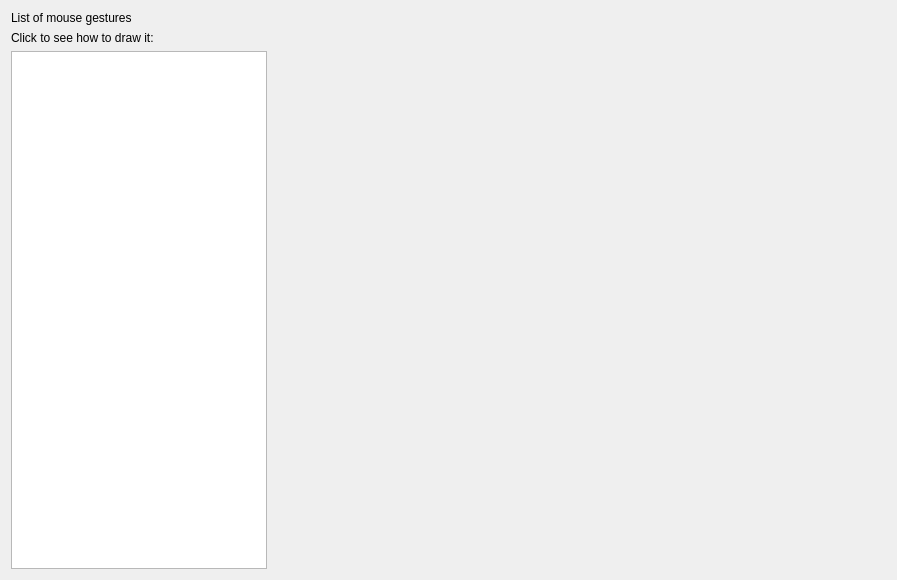
<?xml version="1.0" encoding="UTF-8"?>
<ui version="4.0">
 <class>GesturesWidget</class>
 <widget class="QWidget" name="GesturesWidget">
  <property name="geometry">
   <rect>
    <x>0</x>
    <y>0</y>
    <width>897</width>
    <height>580</height>
   </rect>
  </property>
  <property name="sizePolicy">
   <sizepolicy hsizetype="Expanding" vsizetype="Expanding">
    <horstretch>0</horstretch>
    <verstretch>0</verstretch>
   </sizepolicy>
  </property>
  <property name="windowTitle">
   <string>Form</string>
  </property>
  <layout class="QGridLayout" name="gridLayout">
   <item row="3" column="0">
    <layout class="QHBoxLayout" name="horizontalLayout_4" stretch="0,1">
     <item>
      <layout class="QVBoxLayout" name="verticalLayout_3" stretch="0,0,0">
       <item>
        <widget class="QLabel" name="label">
         <property name="sizePolicy">
          <sizepolicy hsizetype="Fixed" vsizetype="Preferred">
           <horstretch>0</horstretch>
           <verstretch>0</verstretch>
          </sizepolicy>
         </property>
         <property name="text">
          <string>List of mouse gestures</string>
         </property>
        </widget>
       </item>
       <item>
        <widget class="QLabel" name="label_2">
         <property name="sizePolicy">
          <sizepolicy hsizetype="Fixed" vsizetype="Preferred">
           <horstretch>0</horstretch>
           <verstretch>0</verstretch>
          </sizepolicy>
         </property>
         <property name="text">
          <string>Click to see how to draw it:</string>
         </property>
        </widget>
       </item>
       <item>
        <widget class="QListWidget" name="listWidget">
         <property name="sizePolicy">
          <sizepolicy hsizetype="Expanding" vsizetype="Expanding">
           <horstretch>0</horstretch>
           <verstretch>0</verstretch>
          </sizepolicy>
         </property>
        </widget>
       </item>
      </layout>
     </item>
     <item>
      <widget class="QLabel" name="gesturePixmap">
       <property name="sizePolicy">
        <sizepolicy hsizetype="MinimumExpanding" vsizetype="Expanding">
         <horstretch>0</horstretch>
         <verstretch>0</verstretch>
        </sizepolicy>
       </property>
       <property name="lineWidth">
        <number>0</number>
       </property>
       <property name="text">
        <string/>
       </property>
      </widget>
     </item>
    </layout>
   </item>
  </layout>
 </widget>
 <resources/>
 <connections/>
</ui>
